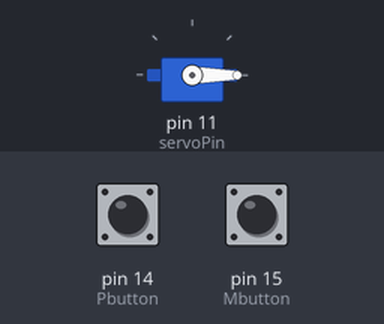
This sketch was run on a simulated Arduino Uno, built with avr-gcc and run on an emulated ATmega328P. Parts: servo. The inputs (shaded band) are chosen by the test bench; at power-on: pin 14 (Pbutton) LOW, pin 15 (Mbutton) LOW. What the sketch prints to the serial monitor is not drawn.

Above: at 1.2 s.
1.3 s: pin 14 (Pbutton) pulled HIGH for 0.15 s
At 1.7 s:
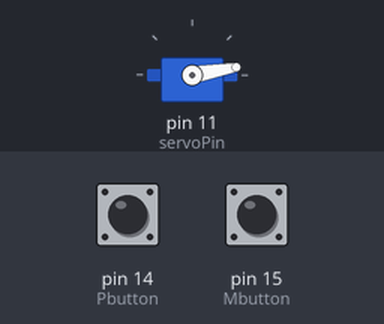
2.9 s: pin 14 (Pbutton) pulled HIGH for 1 s
At 4.2 s:
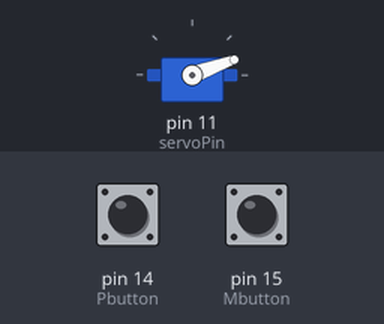
5.4 s: pin 15 (Mbutton) pulled HIGH for 0.15 s
At 6.0 s:
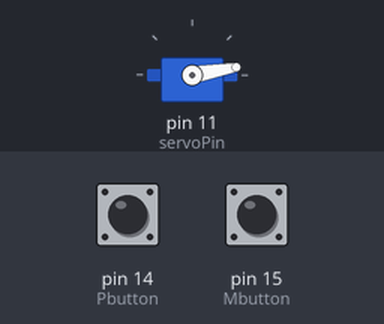
7.0 s: pin 14 (Pbutton) pulled HIGH for 3.2 s
At 8.4 s:
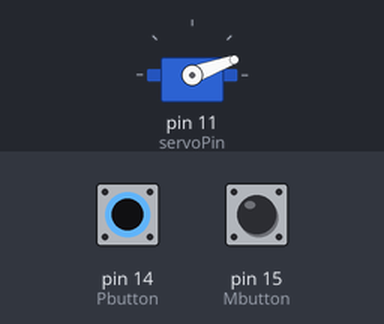
11.7 s: pin 14 (Pbutton) pulsed HIGH 5 times (0.12 s each, 0.3 s apart)
At 13.5 s:
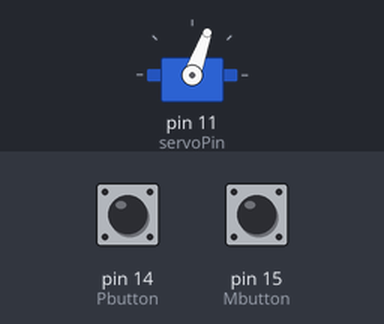
14.7 s: pin 14 (Pbutton) pulled HIGH for 0.15 s
At 15.5 s:
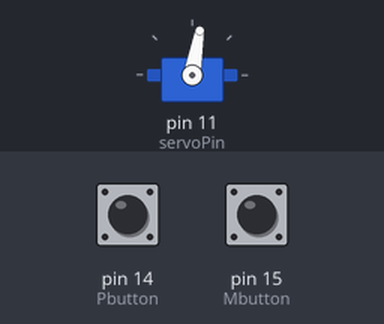
Timing chart, 0 to 17.3 s (numbered marks = the images above; inputs shaded):
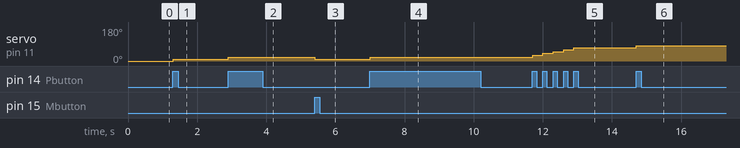

Measured:
- after the input at 1.3 s, servo on pin 11 (servoPin): 0° → 10° at once
- after the input at 2.9 s, servo on pin 11 (servoPin): 10° → 20° at once
- after the input at 5.4 s, servo on pin 11 (servoPin): 20° → 10° at once
- after the input at 7.0 s, servo on pin 11 (servoPin): 10° → 20° at once
- after the input at 11.7 s, servo on pin 11 (servoPin): moves from 20° to 70° over 1.2 s, starting at once
- after the input at 14.7 s, servo on pin 11 (servoPin): 70° → 80° at once

The sketch:

HW9_1.ino
```cpp
#include <Servo.h>
Servo myServo;

int angle_step = 0, angle = 0;
int servoPin = 11;
int Pbutton = 14;
int Mbutton = 15;

void setup() {
  Serial.begin(9600);
  myServo.attach(servoPin);
  pinMode(Pbutton, INPUT);
  pinMode(Mbutton, INPUT);
}

bool Pbef_but = 0, Pnow_but = 0;
bool Mbef_but = 0, Mnow_but = 0;

void loop() {

  Pbef_but = Pnow_but;
  Pnow_but = digitalRead(Pbutton);
  if (Pbef_but != Pnow_but and Pnow_but == 1)
  {
    angle_step = 10;
  }


  Mbef_but = Mnow_but;
  Mnow_but = digitalRead(Mbutton);
  if (Mbef_but != Mnow_but and Mnow_but == 1)
  {
    angle_step = -10;
  }

  angle += angle_step; // 현재 각도 조정
  myServo.write(angle);
  angle_step = 0;
  Serial.println(angle);
  if (angle < 0 or angle > 180)
    angle = 0;
}
```
